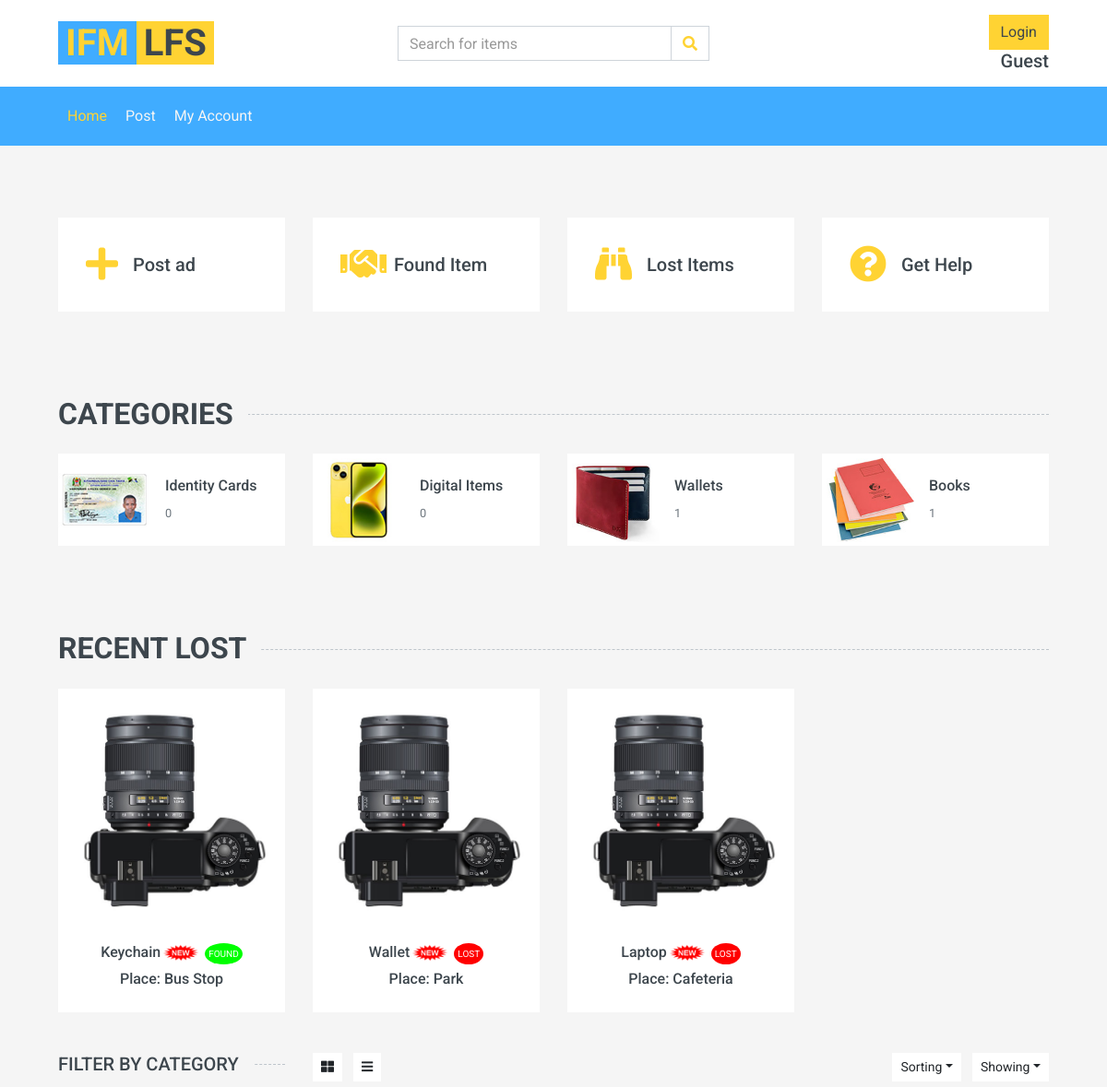
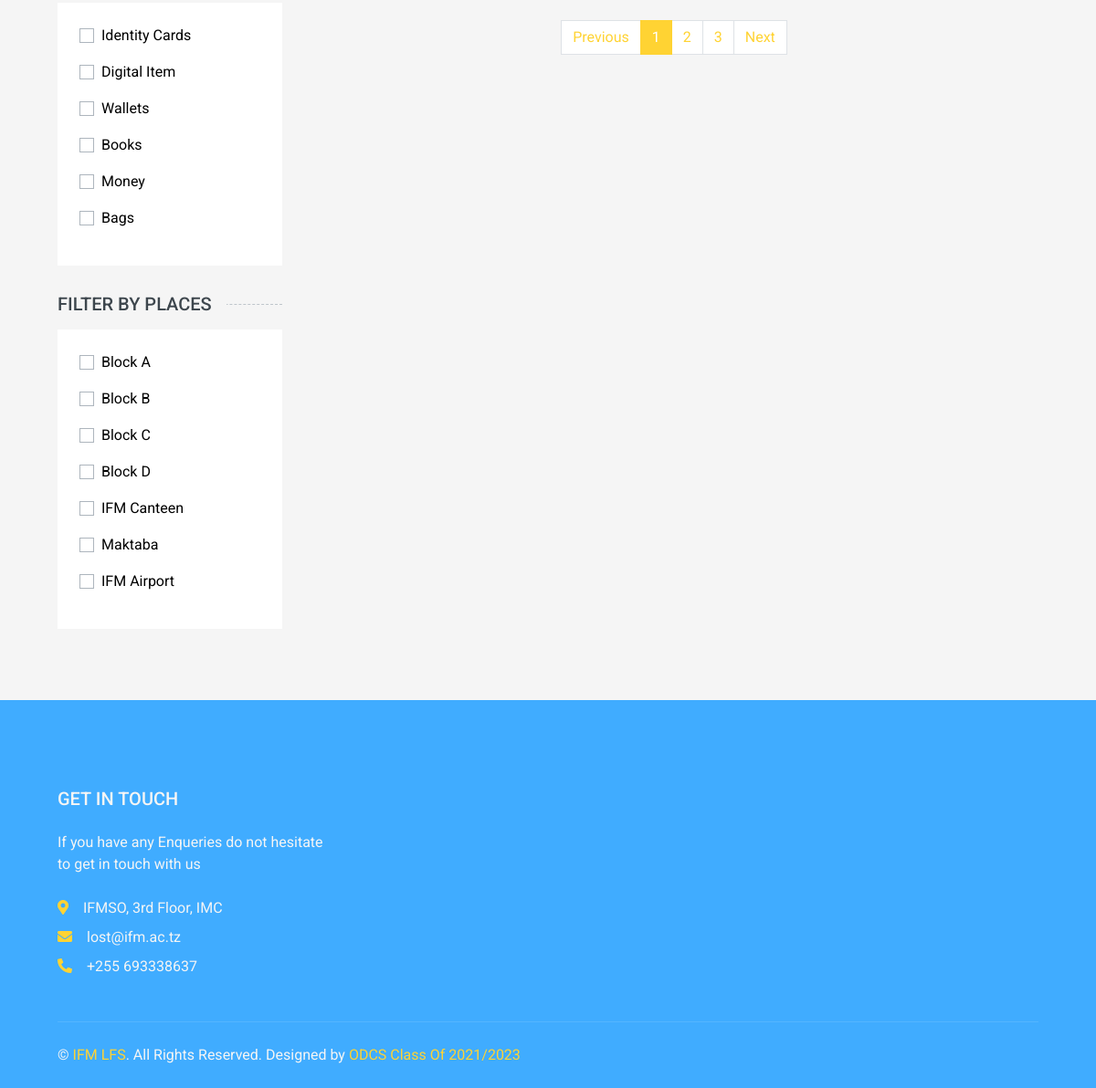
The app's page /index.php?page=2 with its own data (2 pictures, top to bottom).
### tables this page shows
CREATE TABLE `items` (
  `item_id` int(11) NOT NULL AUTO_INCREMENT,
  `item_name` varchar(255) DEFAULT NULL,
  `category` varchar(255) DEFAULT NULL,
  `description` varchar(255) DEFAULT NULL,
  `postedby` int(11) DEFAULT NULL,
  `location_found` varchar(255) DEFAULT NULL,
  `location_lost` varchar(255) DEFAULT NULL,
  `date_found` varchar(255) DEFAULT NULL,
  `date_lost` varchar(255) DEFAULT NULL,
  `owner_name` varchar(255) DEFAULT NULL,
  `owner_contact` varchar(255) DEFAULT NULL,
  `claimed` tinyint(1) DEFAULT NULL,
  `type` varchar(255) DEFAULT NULL,
  `claimed_by` varchar(255) DEFAULT NULL,
  `claimed_date` date DEFAULT NULL,
  `image` varchar(50) DEFAULT NULL,
  PRIMARY KEY (`item_id`),
  KEY `postedby` (`postedby`),
  CONSTRAINT `items_ibfk_1` FOREIGN KEY (`postedby`) REFERENCES `users` (`id`)
);

CREATE TABLE `categories` (
  `id` int(11) NOT NULL AUTO_INCREMENT,
  `category_name` varchar(50) NOT NULL,
  `link` varchar(50) NOT NULL,
  PRIMARY KEY (`id`)
);

CREATE TABLE `places` (
  `id` int(11) NOT NULL AUTO_INCREMENT,
  `place_name` varchar(50) NOT NULL,
  PRIMARY KEY (`id`)
);

### index.php (the view, shortened to what the rows shown need)
<!DOCTYPE html>
<html lang="en">
<head>
    <link href="https://cdnjs.cloudflare.com/ajax/libs/font-awesome/5.10.0/css/all.min.css" rel="stylesheet">
    <link href="lib/animate/animate.min.css" rel="stylesheet">
    <link href="lib/owlcarousel/assets/owl.carousel.min.css" rel="stylesheet">
    <link href="css/style.css" rel="stylesheet">
</head>
<body>
    <div class="container-fluid pt-5">
        <div class="row px-xl-5 pb-3">
            <div class="col-lg-3 col-md-6 col-sm-12 pb-1">
                <div class="d-flex align-items-center bg-light mb-4" style="padding: 30px;">
                    <a href="post.php"><h1 class="fa fa-plus text-primary m-0 mr-3"></h1></a>
                </div>
            </div>
            <div class="col-lg-3 col-md-6 col-sm-12 pb-1">
                <div class="d-flex align-items-center bg-light mb-4" style="padding: 30px;">
                    <a href="items.php?sorterfound=Found"><h1 class="fa fa-handshake text-primary m-0 mr-2"></h1></a>
                </div>
            </div>
            <div class="col-lg-3 col-md-6 col-sm-12 pb-1">
                <div class="d-flex align-items-center bg-light mb-4" style="padding: 30px;">
                <a href="items.php?sorterfound=Lost"><h1 class="fas fa-binoculars text-primary m-0 mr-3"></h1></a>
                </div>
            </div>
            <div class="col-lg-3 col-md-6 col-sm-12 pb-1">
                <div class="d-flex align-items-center bg-light mb-4" style="padding: 30px;">
                    <a href="help.php"><h1 class="fa fa-question-circle text-primary m-0 mr-3"></h1></a>
                </div>
            </div>
        </div>
    </div>
    <div class="container-fluid pt-5">
        <h2 class="section-title position-relative text-uppercase mx-xl-5 mb-4"><span class="bg-secondary pr-3">Categories</span></h2>
    </div>
    <div class="container-fluid pt-5 pb-3">
        <h2 class="section-title position-relative text-uppercase mx-xl-5 mb-4"><span class="bg-secondary pr-3">Recent Lost</span></h2>
        <div class="row px-xl-5">
        <?php
        include 'helpers/dbcon.inc.php';
        $query = "SELECT * FROM items ORDER BY item_id DESC LIMIT 4";
        $res = $conn->query($query);
        while($row = mysqli_fetch_assoc($res)){
            $badg = '';
            if($row["type"] === 'Found'){
                $badg = '<span class="found-badge">Found</span>';
            }else if($row["type"] === 'Lost'){
                $badg = '<span class="lost-badge">Lost</span>';
            }
            echo '<div class="col-lg-3 col-md-4 col-sm-6 pb-1">
                <div class="product-item bg-light mb-4">
                    <div class="product-img position-relative overflow-hidden">
                        <img class="img-fluid w-100" src="' . $row["image"] .' " alt="">
                        <div class="product-action">
                            <a class="btn btn-outline-dark btn-square" href="detail.php?id='.$row["item_id"].'"><i class="fa fa-search"></i></a>
                        </div>
                    </div>
                    <div class="text-center py-4">
                        <a class="h6 text-decoration-none text-truncate" href="">' . $row["item_name"] .'<img src="img/new_flash.gif" width="44px" height="33px"> </a>'.$badg.'<br>
                        <a class="h6 text-decoration-none text-truncate" href="">' . 'Place: '.$row["location_found"] .' </a>
                    </div>
                </div>
            </div>';
        }
            ?>
        </div>
    </div>
    <div class="container-fluid">
        <div class="row px-xl-5">
            <div class="col-lg-3 col-md-4">
                <div class="bg-light p-4 mb-30">
                    <form>
                    <?php
                    include 'helpers/dbcon.inc.php';
                    $query = "SELECT * FROM categories";
                    $res = $conn->query($query);
                    while($row = mysqli_fetch_assoc($res)){
                        $category_name = $row['category_name'];
                        echo "<div class='custom-control custom-checkbox d-flex align-items-center justify-content-between mb-3'>
                        <a href='items.php?sortedby=$category_name' style='color:black'><p class='custom-control-label' for='price-all'>$category_name</p></a>
                        </div>";
                    }
                    ?>
                    </form>
                </div>
                <div class="bg-light p-4 mb-30">
                    <form>
                    <?php
                    include 'helpers/dbcon.inc.php';
                    $query = "SELECT * FROM places";
                    $res = $conn->query($query);
                    while($row = mysqli_fetch_assoc($res)){
                        $place = $row['place_name'];
                        echo "<div class='custom-control custom-checkbox d-flex align-items-center justify-content-between mb-3'>
                        <a href='items.php?sortedbyplace=$place' style='color:black'><p class='custom-control-label' for='price-all'>$place</p></a>
                        </div>";
                    }
                    ?>
                    </form>
                </div>
            </div>
        </div>
    </div>
</body>
</html>

### records on screen
items: image (picture), item_name "Keychain", type "FOUND", location_found "Bus Stop"
items: image (picture), item_name "Wallet", type "LOST", location_found "Park"
items: image (picture), item_name "Laptop", type "LOST", location_found "Cafeteria"
categories: category_name "Identity Cards"
categories: category_name "Digital Item"
categories: category_name "Wallets"
categories: category_name "Books"
categories: category_name "Money"
categories: category_name "Bags"
places: place_name "Block A"
places: place_name "Block B"
places: place_name "Block C"
places: place_name "Block D"
places: place_name "IFM Canteen"
places: place_name "Maktaba"
places: place_name "IFM Airport"

### other values on screen
$count "0"
$count "1"
